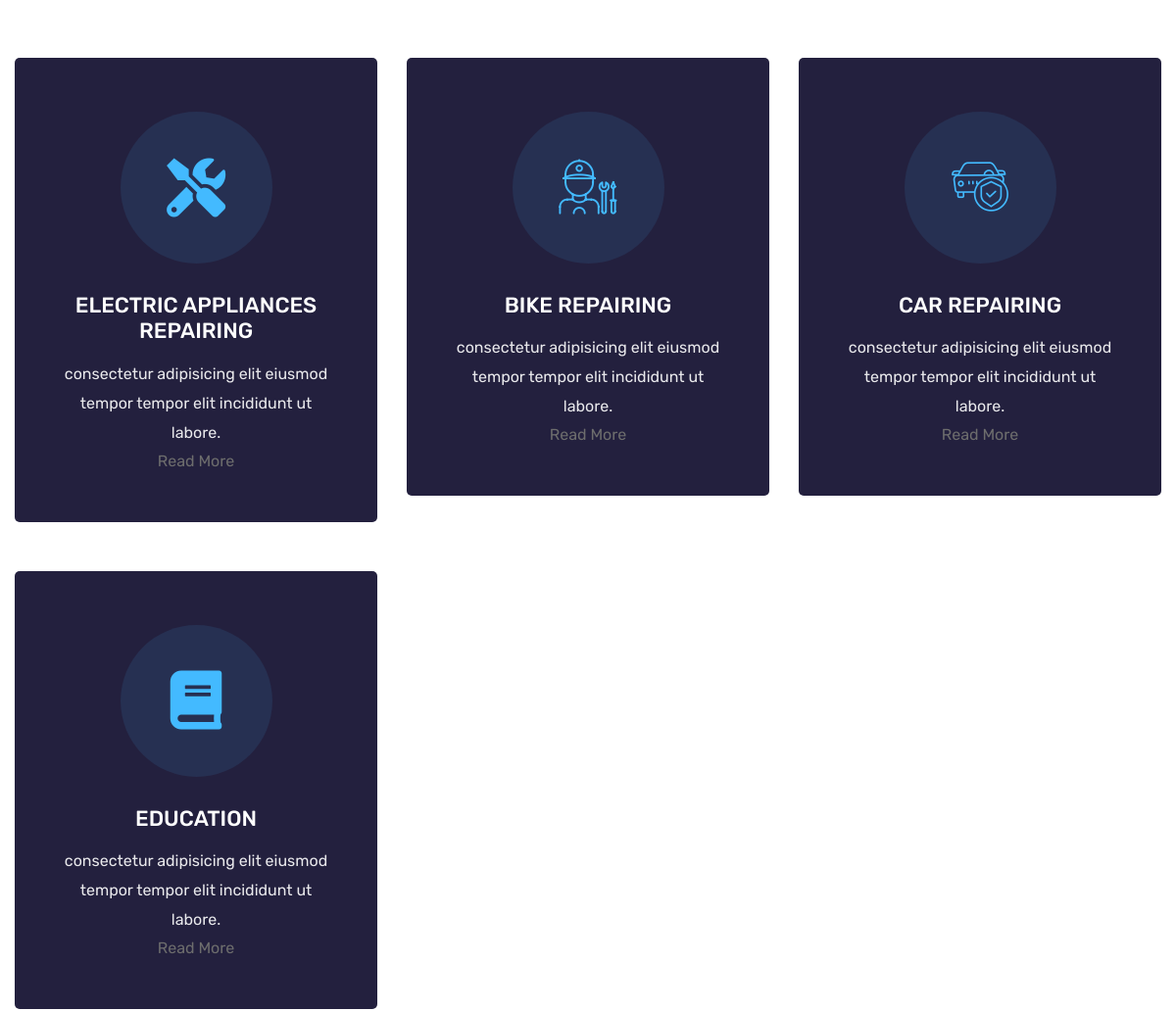
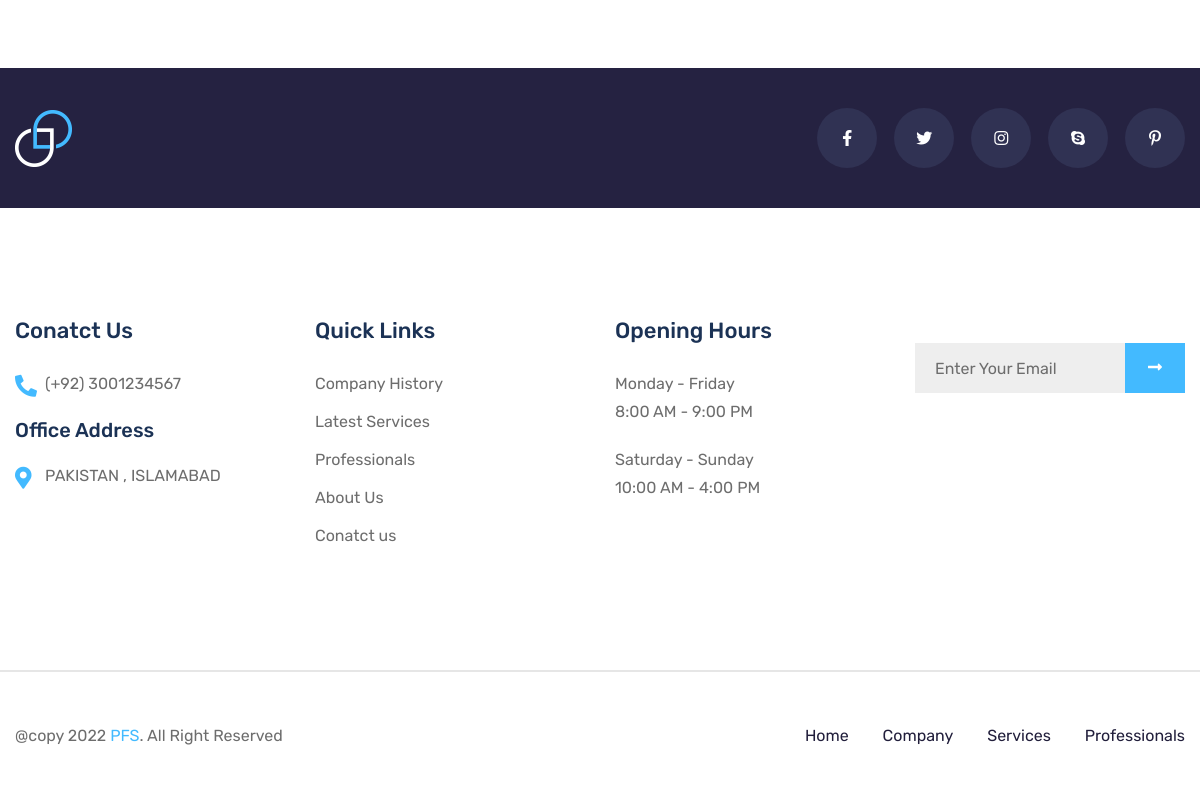
Page /service (lower part) on the earlier database version (2 pictures, top to bottom).
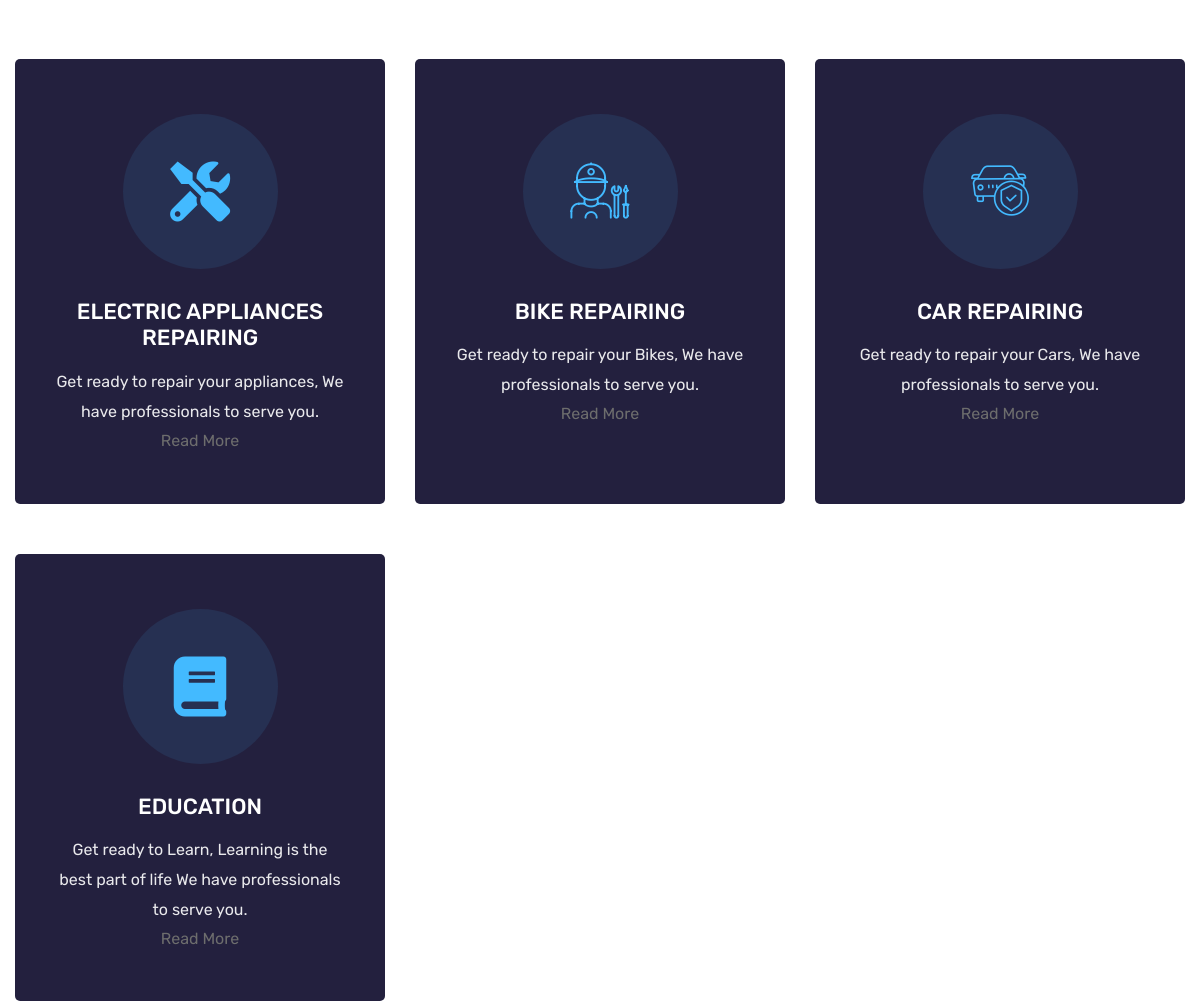
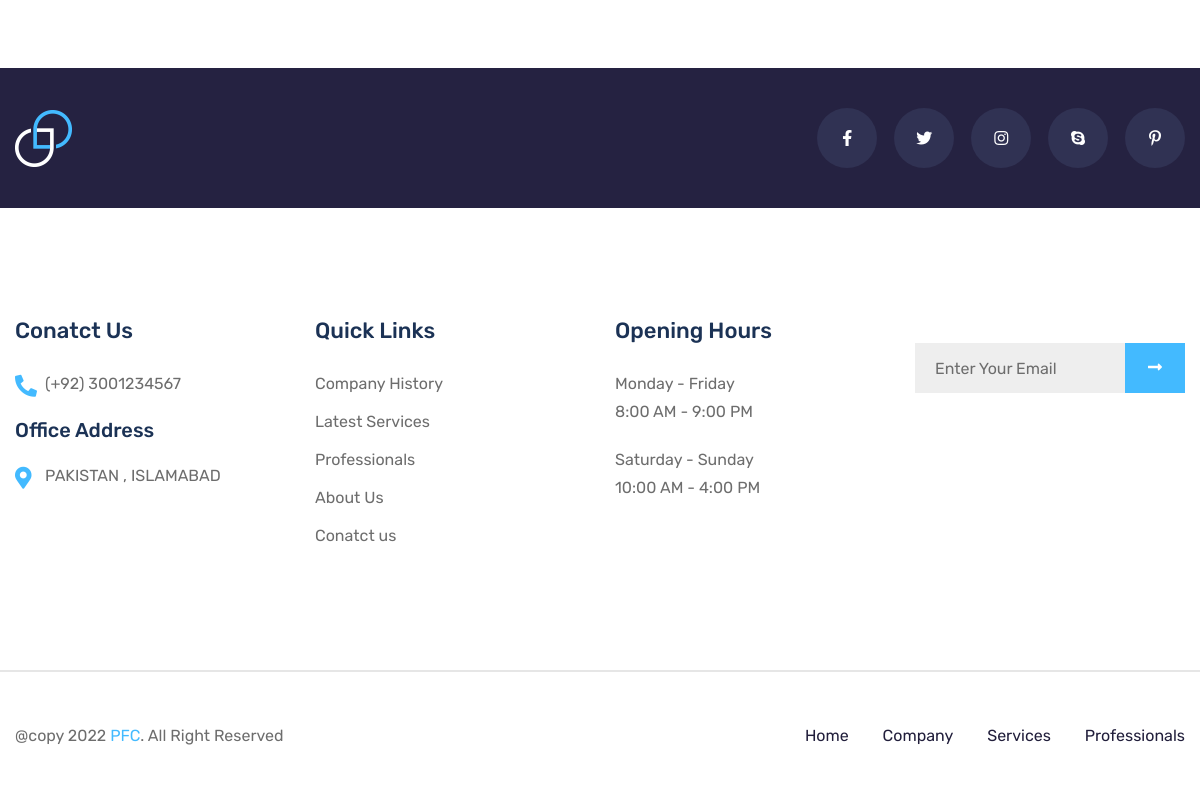
Same page on the later database version (2 pictures, top to bottom).
### tables this page shows
CREATE TABLE `tbl_services` (
  `service_id` int(11) NOT NULL,
  `service_slug` varchar(255) DEFAULT NULL,
  `service_title` varchar(255) DEFAULT NULL,
  `service_icon` varchar(100) DEFAULT NULL,
  `service_short_desc` varchar(255) DEFAULT NULL,
  `service_detail` longtext DEFAULT NULL,
  `service_status` int(1) NOT NULL,
  `service_order` int(11) NOT NULL
);

CREATE TABLE `tbl_texts` (
  `txt_id` int(11) NOT NULL,
  `txt_type` varchar(50) NOT NULL,
  `txt_data` longtext DEFAULT NULL
);

### includes/conn.php (called while the page is built, shortened)
<?php session_start();
if ($_SERVER['HTTP_HOST'] != 'localhost') {
    $hostname_dbconn = "localhost";
    $rating_dbname = "public";
    $username_dbconn = "root";
    $password_dbconn = '';
    $path = "http://localhost/public-facilitation-center/";
} else {
    $path = "http://localhost/public-facilitation-center/";
}

### includes/baseFunctions.php (called while the page is built, shortened)
<?php
function getTable($table, $where)
{
    global $conn;
    $sql = "SELECT * FROM " . $table . " WHERE " . $where;
    $ex = $conn->query($sql) or die($sql);
    $rs = $ex->fetch_array();
    return $rs;
}
?>

### inc_pages/service.php (the view, shortened to what the changed rows need)
<section class="service-area service-area-v2 pt-50">
    <div class="container">
        <div class="row">
            <?php $service_qry =  "SELECT * FROM tbl_services  WHERE service_status='1' ORDER BY service_order DESC";
                $service_exe = $conn->query($service_qry) or die(mysqli_error($conn));
                while ($service = $service_exe->fetch_array()) { ?>
            <div class="col-lg-4">
                <div class="service-item mb-50">
                    <div class="icon">
                        <i class="<?= $service['service_icon'] ?>"></i>
                    </div>
                    <div class="info">
                        <h4><?= $service['service_title'] ?></h4>
                        <p><?= $service['service_short_desc'] ?></p>
                        <a href="<?= $path ?>service/<?= $service['service_slug'] ?>" class="btn_link">Read More</a>
                    </div>
                </div>
            </div>
            <?php } ?>
        </div>
    </div>
</section>

### inc_pages/shared/footer.php (shortened to what the changed rows need)
<?php
        $footerrs = getTable('tbl_texts', " `txt_type` = 'footer' ");
        $footer = unserialize(stripslashes($footerrs['txt_data']));
        ?>
<footer class="footer-area">
    <div class="footer-bootom-area">
        <div class="container">
            <div class="row">
                <div class="col-lg-6">
                    <div class="copyright-text">
                        <p><?= $footer['text_copyright'] ?></p>
                    </div>
                </div>
            </div>
        </div>
    </div>
</footer>

Differences in the rows shown:
changed tbl_services "ELECTRIC APPLIANCES REPAIRING": service_short_desc "consectetur adipisicing elit eiusmod tempor tempor elit incididunt ut labore." → "Get ready to repair your appliances, We have professionals to serve you."
changed tbl_services "BIKE REPAIRING": service_short_desc "consectetur adipisicing elit eiusmod tempor tempor elit incididunt ut labore." → "Get ready to repair your Bikes, We have professionals to serve you."
changed tbl_services "CAR REPAIRING": service_short_desc "consectetur adipisicing elit eiusmod tempor tempor elit incididunt ut labore." → "Get ready to repair your Cars, We have professionals to serve you."
changed tbl_services "EDUCATION": service_short_desc "consectetur adipisicing elit eiusmod tempor tempor elit incididunt ut labore." → "Get ready to Learn, Learning is the best part of life We have professionals to serve you."
changed tbl_texts: txt_data "@copy 2022 PFS . All Right Reserved" → "@copy 2022 PFC . All Right Reserved"
